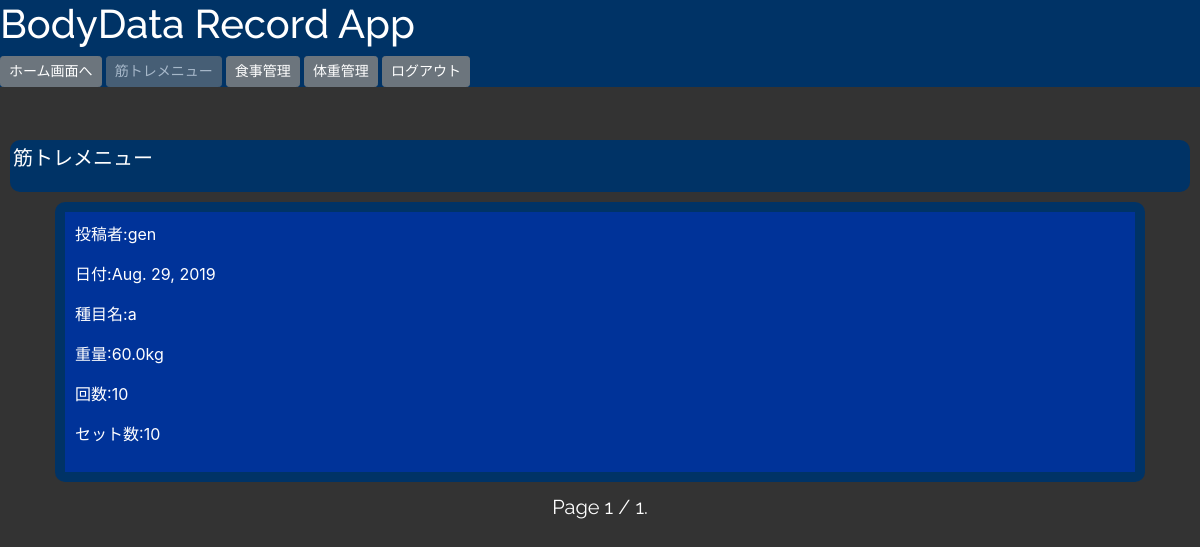
The page /timeline/workout/ (signed in) on the database its author committed.
### bodydata_record_app/models.py (models this page shows, shortened)
class WorkoutModel(models.Model):
    name = models.CharField(max_length=100)
    weight = models.FloatField()
    reps = models.IntegerField()
    set = models.IntegerField()
    date = models.DateField(default=localdate())
    author = models.CharField(max_length=100)

### bodydata_record_app/views.py (the view)
# urls.py: path('timeline/workout/', timeline_workoutfunc, name='timeline_workout'),
@login_required
def timeline_workoutfunc(request):
    workout = WorkoutModel.objects.order_by('-date').all()
    paginator = Paginator(workout, 5)
    page = request.GET.get('page')
    workout_data = paginator.get_page(page)
    return render(request, 'timeline_workout.html', {'workout_data': workout_data})

### templates/timeline_workout.html (shortened to what this page needs)
{% extends 'base_afterlogin.html' %}
{% block customcss %}
{% load static %}
<link rel="stylesheet" type="text/css" href="{% static 'timeline.css' %}">
{% endblock customcss %}
{% block header %}
<h1>BodyData Record App</h1>
    <a href="{% url 'home' %}" class="btn btn-secondary btn-sm">ホーム画面へ</a>
    <a href="{% url 'timeline_workout' %}" class="btn btn-secondary disabled btn-sm">筋トレメニュー</a>
    <a href="{% url 'timeline_diet' %}" class="btn btn-secondary btn-sm">食事管理</a>
    <a href="{% url 'timeline_body' %}" class="btn btn-secondary btn-sm">体重管理</a>
{% endblock header %}
{% block content %}
<div class="menu">
    <p>筋トレメニュー</p>
</div>
{% for item in workout_data %}
<div class="container">
<div class="info">
    <p>投稿者:{{ item.author }}</p>
    <p>日付:{{ item.date }}</p>
    <p>種目名:{{ item.name }}</p>
    <p>重量:{{ item.weight }}kg</p>
    <p>回数:{{ item.reps }}</p>
    <p>セット数:{{ item.set }}</p>
</div>
</div>
{% endfor %}
{% endblock content %}
{% block paginator %}
<span class="step-links">
        <span class="current">
            Page {{ workout_data.number }} / {{ workout_data.paginator.num_pages }}.
        </span>
</span>
{% endblock paginator %}

### static/timeline.css (style rules this page uses)
body { background-color: #333333; color: #fff }
.menu { background-color: #003366; font-size: 20px; padding: 3px; margin: 10px; border-radius: 10px; }
.info { padding: 10px; border-radius: 10px; background-color: #003399; margin: 10px; border: 10px solid #003366; }
.step-links { display: block; text-align: center; padding: 0 0 40px 0; font-size: 20px; font-family: 'Raleway', sans-serif; }

### rows shown on the page
WorkoutModel: author "gen", date "Aug. 29, 2019", name "a", weight "60.0", reps "10", set "10"

### other values the page prints
{{ workout_data.number }} "1"
{{ workout_data.paginator.num_pages }} "1"
